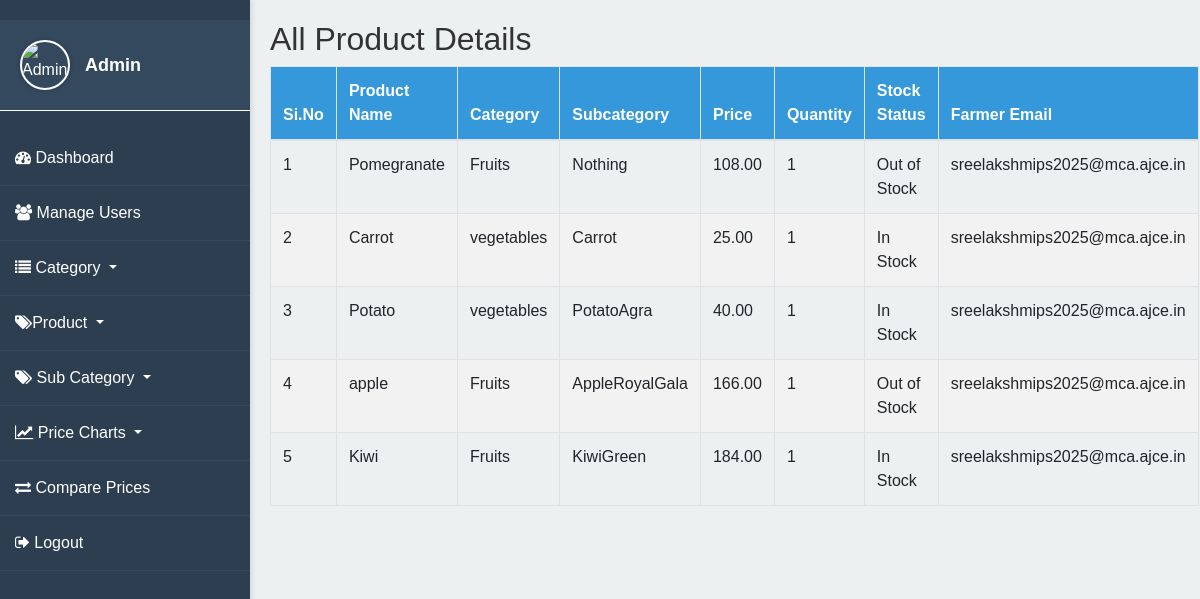
Page /custom_admin/custom_admin/product/ on the earlier database version.
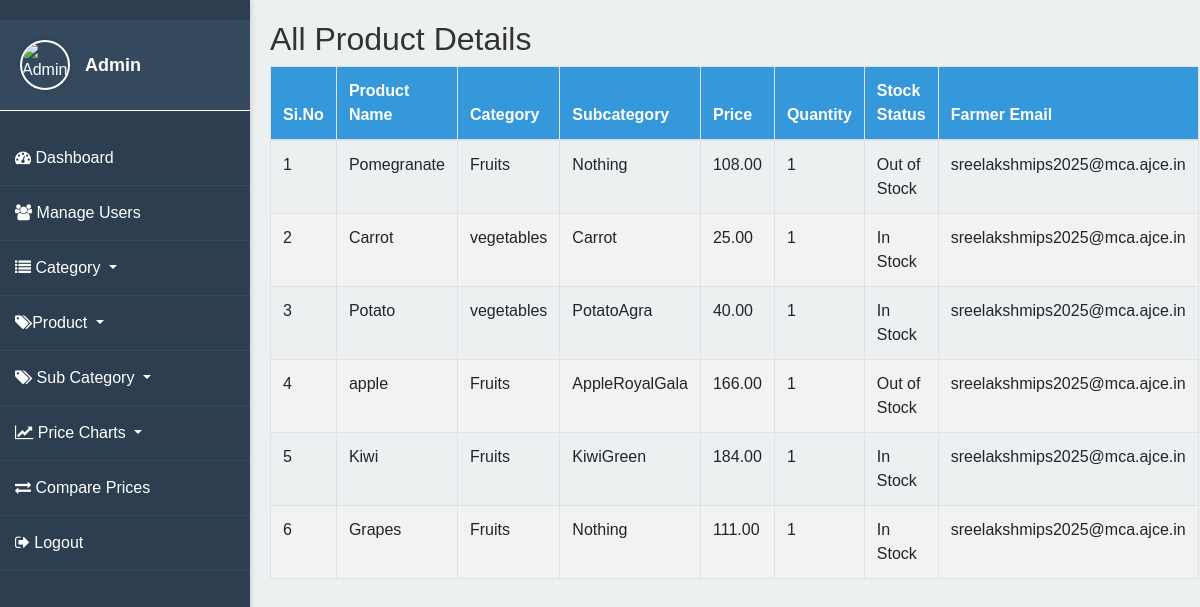
Same page on the later database version.
### myapp/models.py (models this page shows, shortened)
class Product(models.Model):
    product_name = models.ForeignKey(ProductCategory, on_delete=models.CASCADE)
    category = models.ForeignKey(Category, on_delete=models.CASCADE)
    subcategory = models.ForeignKey(SubCategory, on_delete=models.CASCADE, null=True, blank=True)  # New field
    price = models.DecimalField(max_digits=10, decimal_places=2)
    description = models.TextField()
    quantity = models.IntegerField()
    stock = models.PositiveIntegerField(default=0)  # Field for stock quantity
    image = models.ImageField(upload_to='media/', blank=True, null=True)
    shelf_life = models.CharField(max_length=100, blank=True, null=True)  # Field for shelf life
    form_factor = models.CharField(max_length=100, blank=True, null=True)  # Field for form factor
    organic = models.BooleanField(default=False)  # Field for organic product
    common_name = models.CharField(max_length=100, blank=True, null=True)  # Field for common name
    farmer = models.ForeignKey(Farmer, on_delete=models.CASCADE)

class ProductCategory(models.Model):
    category = models.ForeignKey(Category, on_delete=models.CASCADE)
    product_name = models.CharField(max_length=100)

class Category(models.Model):
    name = models.CharField(max_length=100)

class SubCategory(models.Model):
    subcategory_name = models.CharField(max_length=100)
    category = models.ForeignKey(Category, on_delete=models.CASCADE)
    product_category = models.ForeignKey(ProductCategory, on_delete=models.CASCADE)

class Farmer(models.Model):
    user = models.OneToOneField(User, on_delete=models.CASCADE)

class User(AbstractBaseUser):
    STATUS_CHOICES = [
        ('active', 'Active'),
        ('inactive', 'Inactive')
    ]
    status = models.CharField(max_length=10, choices=STATUS_CHOICES, default='active')
    email = models.EmailField(unique=True)
    name = models.CharField(max_length=255)
    phone = models.CharField(max_length=20)
    address = models.TextField()
    pincode = models.CharField(max_length=10)
    role = models.CharField(max_length=20)
    password = models.CharField(max_length=100)
    is_active = models.BooleanField(default=True)
    is_staff = models.BooleanField(default=False)
    date_joined = models.DateTimeField(default=timezone.now)
    last_login = models.DateTimeField(null=True, blank=True)
    objects = UserManager()
    USERNAME_FIELD = 'email'
    REQUIRED_FIELDS = ['name']

### myapp/views.py (the view)
# urls.py: path('custom_admin/product/', views.admin_product_view, name='admin_product_view'),
def admin_product_view(request):
    products = Product.objects.select_related('farmer__user').all()
    return render(request, 'admin_product_view.html', {'products': products})

### myapp/templates/admin_product_view.html (shortened to what this page needs)
<!DOCTYPE html>
<html lang="en">
<head>
    {% load static %}
    <link rel="stylesheet" href="https://stackpath.bootstrapcdn.com/bootstrap/4.3.1/css/bootstrap.min.css">
    <link href="https://stackpath.bootstrapcdn.com/font-awesome/4.7.0/css/font-awesome.min.css" rel="stylesheet">
</head>
<body>
    <div class="sidebar">
        <div class="profile">
            <img src="{% static 'img/admin.jpg' %}" alt="Admin Image">
            <div class="name">Admin</div>
        </div>
        <h2 class="text-center"></h2>
        <a href="{% url 'admin_dashboard' %}"><i class="fa fa-tachometer"></i> Dashboard</a>
        <a href="{% url 'manage_users' %}"><i class="fa fa-users"></i> Manage Users</a>
        <div class="dropdown">
            <a class="dropdown-toggle" href="#" role="button" id="categoryDropdown" data-toggle="dropdown" aria-haspopup="true" aria-expanded="false">
                <i class="fa fa-list"></i> Category
            </a>
        </div>
        <div class="dropdown">
            <a class="dropdown-toggle" href="#" role="button" id="subcategoryDropdown" data-toggle="dropdown" aria-haspopup="true" aria-expanded="false">
                <i class="fa fa-tags"></i>Product
            </a>
        </div>
        <div class="dropdown">
            <a class="dropdown-toggle" href="#" role="button" id="subcategoryDropdown" data-toggle="dropdown" aria-haspopup="true" aria-expanded="false">
                <i class="fa fa-tags"></i> Sub Category
            </a>
        </div>
        <div class="dropdown">
            <a class="dropdown-toggle" href="#" role="button" id="priceChartDropdown" data-toggle="dropdown" aria-haspopup="true" aria-expanded="false">
                <i class="fa fa-line-chart"></i> Price Charts
            </a>
        </div>
        <a href="{% url 'compare_prices' %}"><i class="fa fa-exchange"></i> Compare Prices</a>
        <a href="{% url 'login' %}"><i class="fa fa-sign-out"></i> Logout</a>
    </div>
    <div class="content">
        <h2>All Product Details</h2>
        <table class="table table-bordered">
            <thead>
                <tr>
                    <th>Si.No</th>
                    <th>Product Name</th>
                    <th>Category</th>
                    <th>Subcategory</th>
                    <th>Price</th>
                    <th>Quantity</th>
                    <th>Stock Status</th>
                    <th>Farmer Email</th>
                </tr>
            </thead>
            <tbody>
                {% for product in products %}
                    <tr>
                        <td>{{ forloop.counter }}</td>
                        <td>{{ product.product_name.product_name }}</td>
                        <td>{{ product.category.name }}</td>
                        <td>{{ product.subcategory.subcategory_name }}</td>
                        <td>{{ product.price }}</td>
                        <td>{{ product.quantity }}</td>
                        <td class="{% if product.stock > 0 %}in-stock{% else %}out-of-stock{% endif %}">
                            {% if product.stock > 0 %}
                                In Stock
                            {% else %}
                                Out of Stock
                            {% endif %}
                        </td>
                        <td>{{ product.farmer.user.email }}</td>
                    </tr>
                {% endfor %}
            </tbody>
        </table>
    </div>
</body>
</html>

Differences in the rows shown:
added Product: product_name.product_name "Grapes", category.name "Fruits", subcategory.subcategory_name "Nothing", price "111.00", quantity "1", stock "In Stock", farmer.user.email "sreelakshmips2025@mca.ajce.in"
